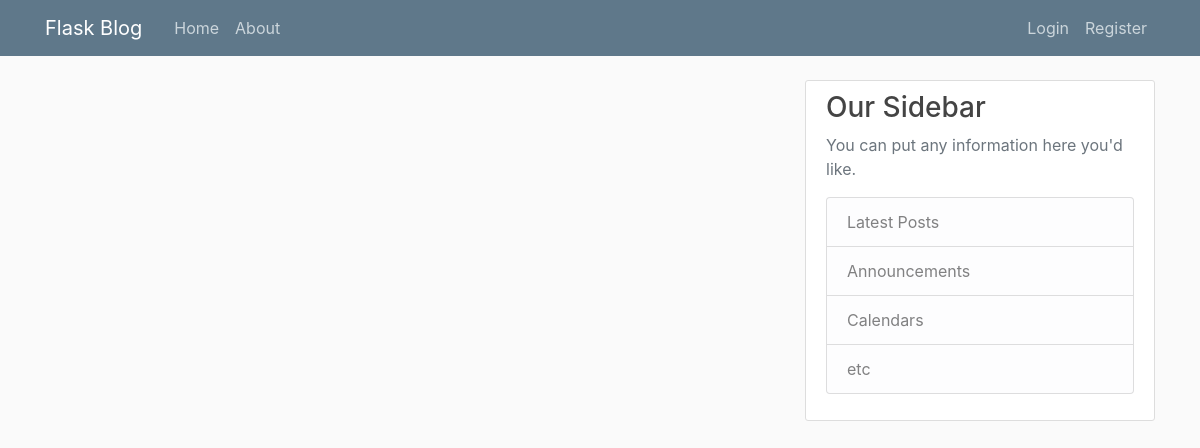
The app's page /, older data.
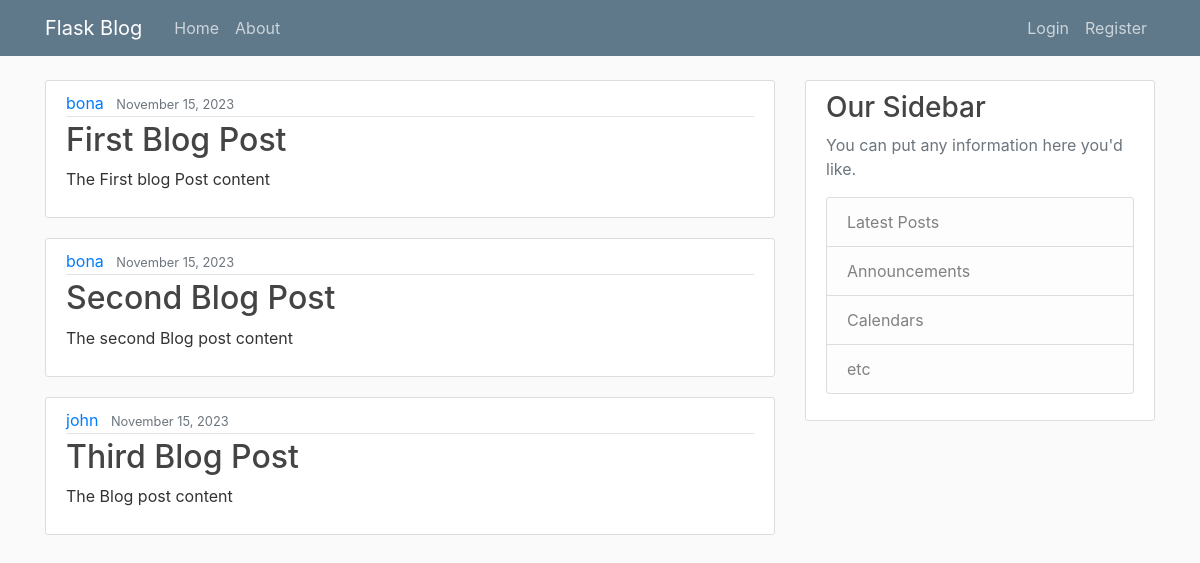
The same page, newer data.
### blog/models.py (models this page shows, shortened)
class Post(models.Model):
    title = models.CharField(max_length=100)
    content = models.TextField()
    date_posted = models.DateTimeField(default=timezone.now)
    author = models.ForeignKey(User, on_delete=models.CASCADE)

### blog/views.py (the view)
# urls.py: path('', views.home, name='blog-home'),
def home(request):
    context = {
        'posts': Post.objects.all()
    }
    return render(request, 'blog/home.html', context)

### blog/templates/blog/home.html
{% extends "blog/base.html" %}
{% block content %}
    {% for post in posts %}
        <article class="media content-section">
            <div class="media-body">
                <div class="article-metadata">
                    <a class="mr-2" href="#">{{ post.author }}</a>
                    <small class="text-muted">{{ post.date_posted | date:"F d, Y"}}</small>
                </div>
                <h2><a class="article-title" href="#">{{ post.title }}</a></h2>
                <p class="article-content">{{ post.content }}</p>
            </div>
        </article>
    {% endfor %}
{% endblock content %}

### blog/templates/blog/base.html (shortened to what this page needs)
{% load static %}
<!DOCTYPE html>
<html lang="en">
<head>
    <link rel="stylesheet" href="https://maxcdn.bootstrapcdn.com/bootstrap/4.0.0/css/bootstrap.min.css">
    <link rel="stylesheet" type="text/css" href="{% static 'blog/main.css' %}">
</head>
<body>
    <header class="site-header">
        <nav class="navbar navbar-expand-md navbar-dark bg-steel fixed-top">
          <div class="container">
            <a class="navbar-brand mr-4" href="{% url 'blog-home' %}">Flask Blog</a>
            <div class="collapse navbar-collapse" id="navbarToggle">
              <div class="navbar-nav mr-auto">
                <a class="nav-item nav-link" href="{% url 'blog-home' %}">Home</a>
                <a class="nav-item nav-link" href="{% url 'blog-about' %}">About</a>
              </div>
              <div class="navbar-nav">
                <a class="nav-item nav-link" href="#">Login</a>
                <a class="nav-item nav-link" href="#">Register</a>
              </div>
            </div>
          </div>
        </nav>
    </header>
    <main role="main" class="container">
        <div class="row">
          <div class="col-md-8">
            {% block content %}{% endblock %}
          </div>
          <div class="col-md-4">
            <div class="content-section">
                <h3>Our Sidebar</h3>
                <p class='text-muted'>You can put any information here you'd like.
                    <ul class="list-group">
                    <li class="list-group-item list-group-item-light">Latest Posts</li>
                    <li class="list-group-item list-group-item-light">Announcements</li>
                    <li class="list-group-item list-group-item-light">Calendars</li>
                    <li class="list-group-item list-group-item-light">etc</li>
                    </ul>
                </p>
            </div>
          </div>
        </div>
    </main>
</body>
</html>

### blog/static/blog/main.css (style rules this page uses)
body { background: #fafafa; color: #333333; margin-top: 5rem; }
h1, h2, h3, h4, h5, h6 { color: #444444; }
ul { margin: 0; }
.bg-steel { background-color: #5f788a; }
.site-header .navbar-nav .nav-link { color: #cbd5db; }
.content-section { background: #ffffff; padding: 10px 20px; border: 1px solid #dddddd; border-radius: 3px; margin-bottom: 20px; }
.article-title { color: #444444; }
.article-content { white-space: pre-line; }
.article-metadata { padding-bottom: 1px; margin-bottom: 4px; border-bottom: 1px solid #e3e3e3 }

Row changes from the older to the newer data that the page shows:
added Post: author "bona", date_posted "November 15, 2023", title "First Blog Post", content "The First blog Post content"
added Post: author "bona", date_posted "November 15, 2023", title "Second Blog Post", content "The second Blog post content"
added Post: author "john", date_posted "November 15, 2023", title "Third Blog Post", content "The Blog post content"
